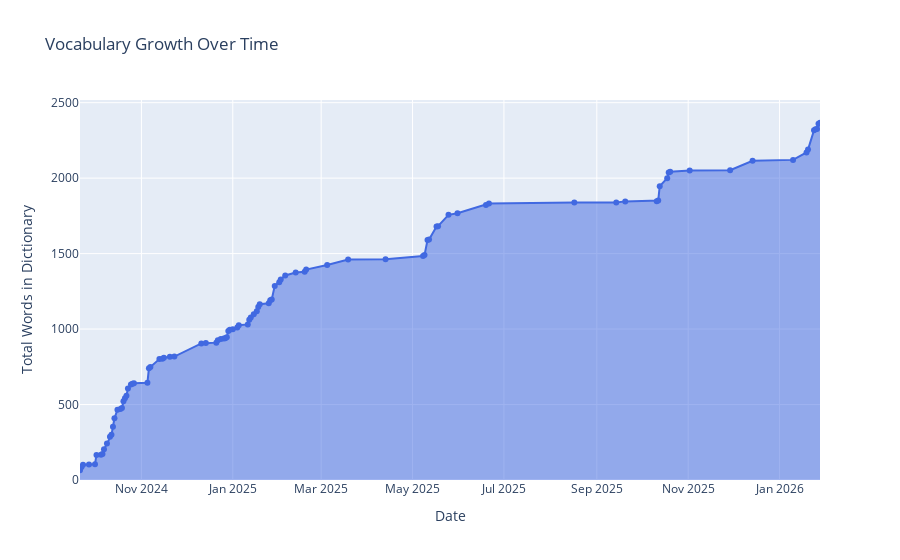

This figure's notebook cell:
### Code cell
# 7) Words Added Over Time (cumulative)
df['Added Date'] = pd.to_datetime(df['Added Date'], format='mixed', errors='coerce')
words_over_time = df.groupby(df['Added Date'].dt.date)['Word'].count().reset_index()
words_over_time.columns = ['Date', 'Words Added']
words_over_time['Cumulative'] = words_over_time['Words Added'].cumsum()

fig7 = go.Figure()
fig7.add_trace(go.Scatter(
    x=words_over_time['Date'],
    y=words_over_time['Cumulative'],
    mode='lines+markers',
    name='Total Words',
    fill='tozeroy',
    line=dict(color='royalblue')
))
fig7.update_layout(
    title='Vocabulary Growth Over Time',
    xaxis_title='Date',
    yaxis_title='Total Words in Dictionary'
)
fig7.show()

### Figure 1 — Plotly figure (JSON) as saved in the notebook; plotly's stock layout.template omitted (floating-point values rounded to 4 significant figures)
{"data": [{"fill": "tozeroy", "line": {"color": "royalblue"}, "mode": "lines+markers", "name": "Total Words", "type": "scatter", "x": ["2024-09-21", "2024-09-22", "2024-09-23", "2024-09-27", "2024-10-01", "2024-10-02", "2024-10-05", "2024-10-06", "2024-10-07", "2024-10-09", "2024-10-11", "2024-10-12", "2024-10-13", "2024-10-14", "2024-10-16", "2024-10-18", "2024-10-19", "2024-10-20", "2024-10-21", "2024-10-22", "2024-10-23", "2024-10-25", "2024-10-26", "2024-10-27", "2024-11-05", "2024-11-06", "2024-11-07", "2024-11-13", "2024-11-15", "2024-11-16", "2024-11-20", "2024-11-23", "2024-12-11", "2024-12-14", "2024-12-21", "2024-12-22", "2024-12-24", "2024-12-26", "2024-12-27", "2024-12-28", "2024-12-29", "2024-12-30", "2025-01-01", "2025-01-04", "2025-01-05", "2025-01-11", "2025-01-12", "2025-01-13", "2025-01-15", "2025-01-17", "2025-01-18", "2025-01-19", "2025-01-25", "2025-01-26", "2025-01-27", "2025-01-29", "2025-02-01", "2025-02-02", "2025-02-05", "2025-02-12", "2025-02-18", "2025-02-19", "2025-03-05", "2025-03-19", "2025-04-13", "2025-05-08", "2025-05-09", "2025-05-11", "2025-05-12", "2025-05-17", "2025-05-18", "2025-05-25", "2025-05-31", "2025-06-19", "2025-06-21", "2025-08-17", "2025-09-14", "2025-09-20", "2025-10-11", "2025-10-12", "2025-10-13", "2025-10-18", "2025-10-19", "2025-10-20", "2025-11-02", "2025-11-29", "2025-12-14", "2026-01-10", "2026-01-19", "2026-01-20", "2026-01-24", "2026-01-25", "2026-01-26", "2026-01-27", "2026-01-28"], "y": [64, 86, 101, 103, 105, 166, 168, 172, 203, 242, 286, 299, 353, 409, 465, 470, 477, 522, 541, 559, 606, 632, 638, 641, 644, 740, 748, 801, 803, 810, 816, 818, 905, 907, 910, 926, 935, 937, 939, 946, 988, 995, 998, 1011, 1026, 1031, 1061, 1077, 1099, 1118, 1146, 1165, 1171, 1191, 1196, 1286, 1311, 1329, 1355, 1375, 1380, 1394, 1425, 1461, 1463, 1484, 1491, 1590, 1593, 1679, 1682, 1757, 1767, 1822, 1832, 1838, 1839, 1846, 1847, 1852, 1947, 2000, 2037, 2042, 2051, 2052, 2115, 2121, 2170, 2189, 2317, 2324, 2325, 2360, 2367]}], "layout": {"title": {"text": "Vocabulary Growth Over Time"}, "xaxis": {"title": {"text": "Date"}}, "yaxis": {"title": {"text": "Total Words in Dictionary"}}}}
